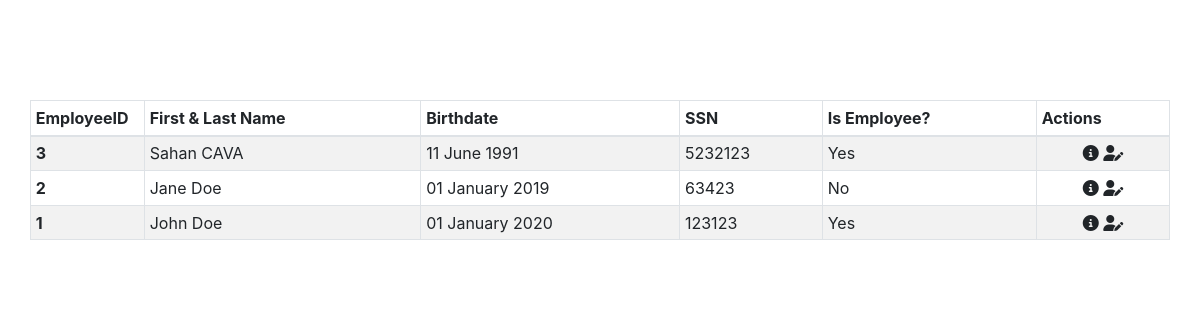
/Employee/index.php, run on the app's committed database.
### tables this page shows
create table if not exists `Employees`(
`employeeID` int not null auto_increment primary key,
`name` varchar(50) not null,
`birthdate` datetime not null,
`SSN` int not null,
`isEmployee` bool not null,
`createdBy` varchar(200),
`insertDate` datetime
) DEFAULT CHARACTER SET = utf8;

### Employee/inc/db.php (called while the page is built, shortened)
<?php
class Database {
    public function Connect(){
        $this->connection = null;
        $this->envFile = parse_ini_file('.env');
        try {
            $this->connection = new PDO(
                "mysql:host=".$this->envFile['DBHOST'].";dbname=".
                $this->envFile['DBNAME'],$this->envFile['DBUSERNAME'],$this->envFile['DBUSER_PASSWORD']);
        }catch (Exception $exception){
            throw new Exception($exception->getMessage());
        }
        return $this->connection;
    }
    function getEmployees(){
        $employeesQuery = "select
                                em.employeeID,
                                `name`,
                                birthdate,
                                SSN,
                                isEmployee,
                                email,
                                phone,
                                address,
                                inf.employee_introduction_english,
                                inf.employee_introduction_spanish,
                                inf.employee_introduction_french,
                                inf.employee_experience,
                                inf.employee_experience_english,
                                inf.employee_experience_spanish,
                                inf.employee_experience_french,
                                inf.employee_education,
                                inf.employee_education_english,
                                inf.employee_education_spanish,
                                inf.employee_education_french
                           from Employees as em
                           inner join Contact co on em.employeeID=co.employeeID
                           left join Information inf on inf.employeeID=em.employeeID
                           order by em.employeeID desc";
        if (!$this->Connect()->query($employeesQuery)){
            $listException = new Exception();
            throw new Exception($listException->getMessage());
        }else{
            return $this->Connect()->query($employeesQuery);
        }
    }
}

### Employee/index.php (the view, shortened to what this page needs)
<?php
include_once 'inc/db.php';
$connection = new Database();
?>
<!DOCTYPE html>
<html lang="en">
<head>
    <link rel="stylesheet" href="https://stackpath.bootstrapcdn.com/bootstrap/4.5.0/css/bootstrap.min.css">
</head>
<body>
<div class="container" style="margin-top:100px;">
    <?php
    $employeesQueryCommand = $connection->getEmployees();
    ?>
    <div class="row">
        <table class="table table-striped table-bordered table-hover table-sm">
            <thead>
            <tr>
                <th scope="col" style="width: 10%">EmployeeID</th>
                <th scope="col">First & Last Name</th>
                <th scope="col">Birthdate</th>
                <th scope="col">SSN</th>
                <th scope="col">Is Employee?</th>
                <th scope="col">Actions</th>
            </tr>
            </thead>
            <tbody>
            <?php
            while ($employees = $employeesQueryCommand->fetch(PDO::FETCH_BOTH)){
                $birthdate_manipulated = date('d F Y',strtotime($employees['birthdate']));
                switch ($isEmployee_manipulated = $employees[4]){
                    case 1:
                        $isEmployee_manipulated = "Yes";
                        break;
                    case 0:
                        $isEmployee_manipulated = "No";
                        break;
                }
                echo "
            <tr>
                <th scope=\"row\">{$employees['employeeID']}</th>
                <td>{$employees['name']}</td>
                <td>{$birthdate_manipulated}</td>
                <td>{$employees[3]}</td>
                <td>{$isEmployee_manipulated}</td>
                <td style=\"text-align: center\">
                <i type=\"button\" title='Contact Information' data-toggle=\"modal\" data-target=\"#employeeModal-{$employees['employeeID']}\" class=\"fas fa-info-circle\"></i>
                <i type=\"button\" title='User Edit' data-toggle=\"modal\" data-target=\"#employeeUserModal-{$employees['employeeID']}\" class=\"fas fa-user-edit\"></i>
                </td>
            </tr>";
            }
            ?>
            </tbody>
        </table>
    </div>
</div>
</body>
</html>

### data on the page
employees: employeeID "3", name "Sahan CAVA", birthdate "11 June 1991", SSN "5232123", isEmployee "Yes"
employees: employeeID "2", name "Jane Doe", birthdate "01 January 2019", SSN "63423", isEmployee "No"
employees: employeeID "1", name "John Doe", birthdate "01 January 2020", SSN "123123", isEmployee "Yes"
